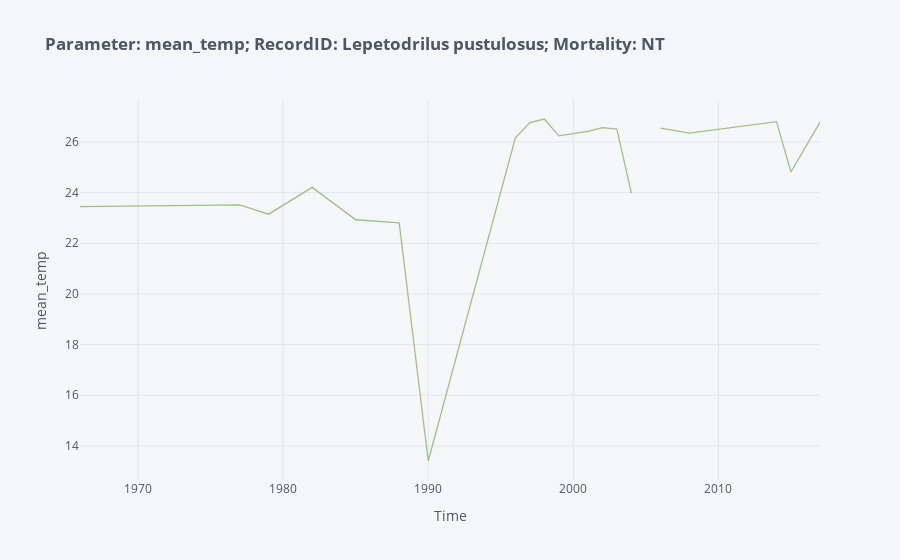
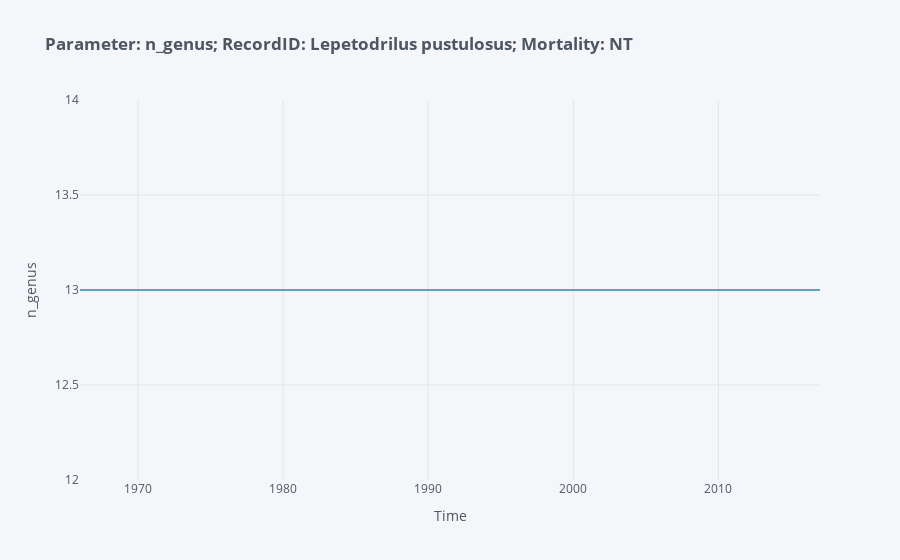

The notebook cell these images were saved under, in order:
### Code cell
plot_parameters(temp, pid, target)

### Figure 1 — Plotly figure (JSON) as saved in the notebook; plotly's stock layout.template omitted (floating-point values rounded to 4 significant figures)
{"data": [{"line": {"color": "rgba(157, 193, 131, 1.0)", "dash": "solid", "shape": "linear", "width": 1.3}, "mode": "lines", "name": "value", "text": "", "type": "scatter", "x": [1966, 1977, 1979, 1982, 1985, 1988, 1990, 1996, 1997, 1998, 1999, 2001, 2002, 2003, 2004, 2005, 2006, 2007, 2008, 2014, 2015, 2017], "y": [23.44, 23.52, 23.15, 24.21, 22.93, 22.8, 13.4, 26.15, 26.77, 26.91, 26.24, 26.42, 26.57, 26.51, 23.98, "", 26.55, 26.44, 26.35, 26.8, 24.81, 26.78]}], "layout": {"legend": {"bgcolor": "#F5F6F9", "font": {"color": "#4D5663"}}, "paper_bgcolor": "#F5F6F9", "plot_bgcolor": "#F5F6F9", "title": {"font": {"color": "#4D5663"}, "text": "<b>Parameter: mean_temp; RecordID: Lepetodrilus pustulosus; Mortality: NT</b>"}, "xaxis": {"gridcolor": "#E1E5ED", "showgrid": true, "tickfont": {"color": "#4D5663"}, "title": {"font": {"color": "#4D5663"}, "text": "Time"}, "zerolinecolor": "#E1E5ED"}, "yaxis": {"gridcolor": "#E1E5ED", "showgrid": true, "tickfont": {"color": "#4D5663"}, "title": {"font": {"color": "#4D5663"}, "text": "mean_temp"}, "zerolinecolor": "#E1E5ED"}}}

### Figure 2 — Plotly figure (JSON) as saved in the notebook; plotly's stock layout.template omitted (floating-point values rounded to 4 significant figures)
{"data": [{"line": {"color": "rgba(42, 142, 166, 1.0)", "dash": "solid", "shape": "linear", "width": 1.3}, "mode": "lines", "name": "value", "text": "", "type": "scatter", "x": [1966, 1977, 1979, 1982, 1985, 1988, 1990, 1996, 1997, 1998, 1999, 2001, 2002, 2003, 2004, 2005, 2006, 2007, 2008, 2014, 2015, 2017], "y": [13, 13, 13, 13, 13, 13, 13, 13, 13, 13, 13, 13, 13, 13, 13, 13, 13, 13, 13, 13, 13, 13]}], "layout": {"legend": {"bgcolor": "#F5F6F9", "font": {"color": "#4D5663"}}, "paper_bgcolor": "#F5F6F9", "plot_bgcolor": "#F5F6F9", "title": {"font": {"color": "#4D5663"}, "text": "<b>Parameter: n_genus; RecordID: Lepetodrilus pustulosus; Mortality: NT</b>"}, "xaxis": {"gridcolor": "#E1E5ED", "showgrid": true, "tickfont": {"color": "#4D5663"}, "title": {"font": {"color": "#4D5663"}, "text": "Time"}, "zerolinecolor": "#E1E5ED"}, "yaxis": {"gridcolor": "#E1E5ED", "showgrid": true, "tickfont": {"color": "#4D5663"}, "title": {"font": {"color": "#4D5663"}, "text": "n_genus"}, "zerolinecolor": "#E1E5ED"}}}
